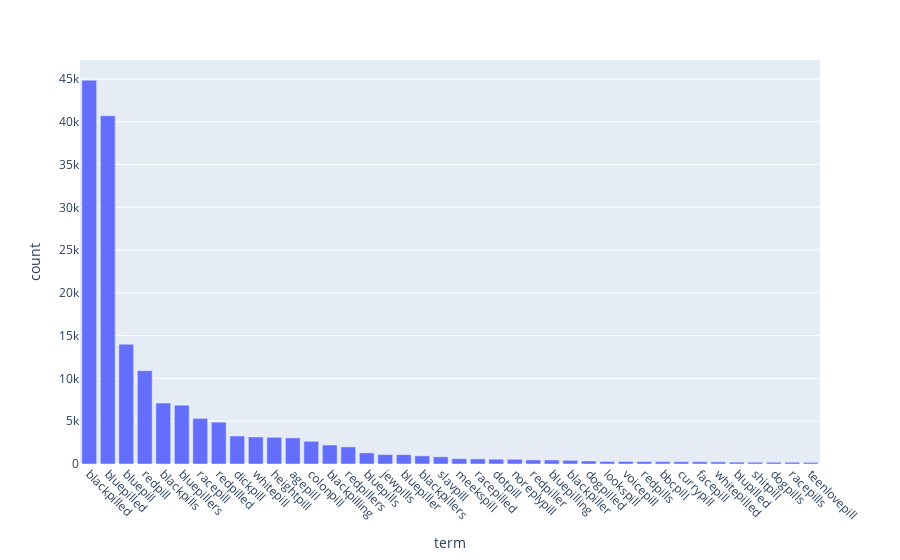

The notebook cell this image was saved under:
### Code cell
# pill varieties

from collections import Counter
import pandas as pd

exclude = usernames + [f'@{name}' for name in usernames] + [
    'pilled', 'pills', 'pillers', 'spill', 'theredpill', 'piller', 'pilling', 'spilling', 'spilled', 'pillars', 'pillar', 'horsepill', 'horsepills', 'pillage', 'pillages', 'spillage',
    'pillows', 'pillow', 'blackpillpres'
]
pill_variants = Counter({wd: model.wv.get_vecattr(wd, 'count') for wd in model.wv.key_to_index.keys() if 'pill' in wd and not wd in exclude})
pill_variants = pd.DataFrame(pill_variants.most_common(40), columns=['term', 'count'])
pill_variants

import plotly.express as px

fig = px.bar(pill_variants, x='term', y='count')
fig.update_xaxes(tickangle=45)

### Figure 1 — Plotly figure (JSON) as saved in the notebook; plotly's stock layout.template omitted (floating-point values rounded to 4 significant figures)
{"data": [{"alignmentgroup": "True", "hovertemplate": "term=%{x}<br>count=%{y}<extra></extra>", "legendgroup": "", "marker": {"color": "#636efa", "pattern": {"shape": ""}}, "name": "", "offsetgroup": "", "orientation": "v", "showlegend": false, "textposition": "auto", "type": "bar", "x": ["blackpilled", "bluepilled", "bluepill", "redpill", "blackpills", "bluepillers", "racepill", "redpilled", "dickpill", "whitepill", "heightpill", "agepill", "colonpill", "blackpilling", "redpillers", "bluepills", "jewpills", "bluepiller", "blackpillers", "slavpill", "meekspill", "racepilled", "dotpill", "noreplypill", "redpiller", "bluepilling", "blackpiller", "dogpilled", "lookspill", "voicepill", "redpills", "bbcpill", "currypill", "facepill", "whitepilled", "blupilled", "shitpill", "dogpills", "racepills", "teenlovepill"], "xaxis": "x", "y": [44862, 40714, 14007, 10904, 7123, 6871, 5334, 4893, 3269, 3159, 3122, 3050, 2655, 2218, 1996, 1299, 1101, 1092, 951, 838, 618, 596, 562, 551, 472, 469, 427, 351, 295, 291, 284, 275, 267, 264, 246, 215, 205, 203, 201, 185], "yaxis": "y"}], "layout": {"autosize": true, "barmode": "relative", "legend": {"tracegroupgap": 0}, "margin": {"t": 60}, "xaxis": {"anchor": "y", "autorange": true, "domain": [0, 1], "range": [-0.5, 39.5], "tickangle": 45, "title": {"text": "term"}, "type": "category"}, "yaxis": {"anchor": "x", "autorange": true, "domain": [0, 1], "range": [0, 47220.0], "title": {"text": "count"}, "type": "linear"}}}
